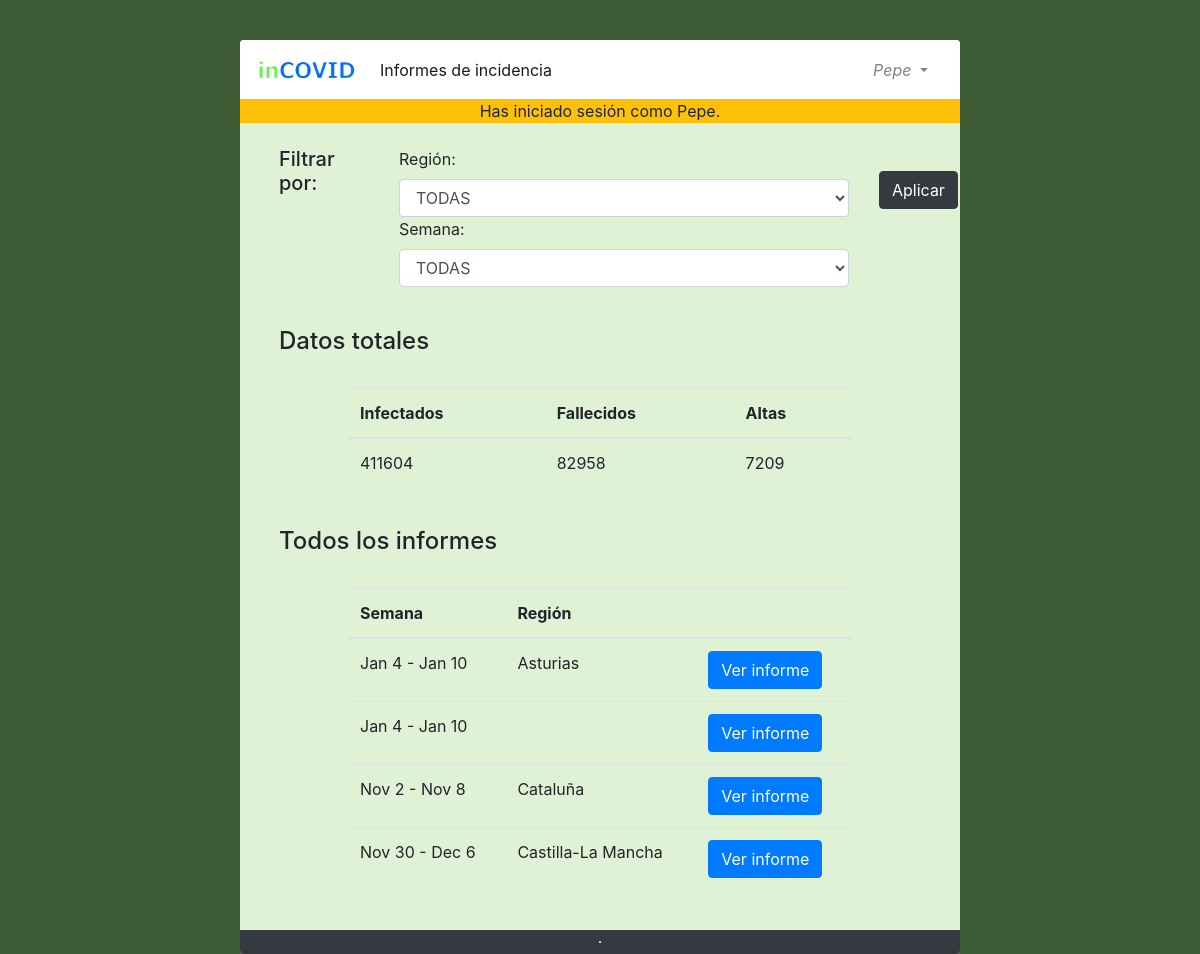
The app's page /index.php (signed in) with its own data.
### tables this page shows
CREATE TABLE `informes` (
  `id` int NOT NULL,
  `semana` varchar(100) NOT NULL,
  `region` varchar(50) NOT NULL,
  `nInfectados` int NOT NULL,
  `nFallecidos` int NOT NULL,
  `nAltas` int NOT NULL,
  `idautor` int NOT NULL
);

CREATE TABLE `regiones` (
  `id` int NOT NULL,
  `nombre` varchar(50) NOT NULL
);

### auxiliar/AccesoADatos.php (called while the page is built, shortened)
<?php
$dir = $_SERVER['PHP_SELF'];
if (substr($dir, -9) == 'index.php') {
    $ruta = '';
} else {
    $ruta = '../';
}
require_once $ruta . 'modelo/Informe.php';
class AccesoADatos {
    private static $conexion;
    public static function new() {
        self::$conexion = new mysqli(Variables::$HOST, Variables::$USUARIO, Variables::$PASS, Variables::$BD);
    }
    public static function getAllInformes() {
        $consulta = "SELECT * FROM informes";
        $informes = null;
        if ($resultado = self::$conexion->query($consulta)) {
            while ($fila = $resultado->fetch_assoc()) {
                $id = $fila['id'];
                $semana = $fila['semana'];
                $nInfectados = $fila['nInfectados'];
                $nFallecidos = $fila['nFallecidos'];
                $nAltas = $fila['nAltas'];
                $idAutor = $fila['idautor'];
                $region = $fila['region'];
                $consultaRegion = 'SELECT nombre FROM regiones WHERE id=' . $region;
                $resultadoRegion = self::$conexion->query($consultaRegion);
                $fila = $resultadoRegion->fetch_assoc();
                $region = $fila['nombre'];
                $informes[] = new Informe($id, $semana, $region, $nInfectados, $nFallecidos, $nAltas, $idAutor);
            }
        }
        return $informes;
    }
}

### modelo/Informe.php (called while the page is built, shortened)
<?php
class Informe {
    private $semana;
    private $region;
    private $nInfectados;
    private $nFallecidos;
    private $nAltas;
    function __construct($id, $semana, $region, $nInfectados, $nFallecidos, $nAltas, $idAutor) {
        $this->semana = $semana;
        $this->region = $region;
        $this->nInfectados = $nInfectados;
        $this->nFallecidos = $nFallecidos;
        $this->nAltas = $nAltas;
    }
    function getSemana() {
        return $this->semana;
    }
    function getRegion() {
        return $this->region;
    }
    function getNInfectados() {
        return $this->nInfectados;
    }
    function getNFallecidos() {
        return $this->nFallecidos;
    }
    function getNAltas() {
        return $this->nAltas;
    }
}

### index.php (the view, shortened to what this page needs)
<!DOCTYPE html>
<html lang="es_ES">
    <head>
        <link rel="stylesheet" href="https://cdn.jsdelivr.net/npm/bootstrap@4.5.3/dist/css/bootstrap.min.css"
>
        <link rel="stylesheet" href="estilos/misEstilos.css">
    </head>
    <body>
        <div class="containter d-flex justify-content-center">
            <div class="row principal rounded">
                <?php
                include 'recursos/cabecera.php';
                require_once 'modelo/Informe.php';
                require_once 'auxiliar/AccesoADatos.php';
                $informes = AccesoADatos::getAllInformes();
                $infectados = 0;
                $fallecidos = 0;
                $altas = 0;
                if (is_array($informes)) {
                    for ($i = 0; $i < sizeof($informes); $i++) {
                        $infectados += $informes[$i]->getNInfectados();
                        $fallecidos += $informes[$i]->getNFallecidos();
                        $altas += $informes[$i]->getNAltas();
                    }
                } else {
                    ?>
                <div class="col-12 d-flex justify-content-center">
                    <p class="text-danger mt-4">No hay informes que coincidan con tu búsqueda.</p>
                </div>
                    <?php
                }
                ?>
                <div class="col-2 mt-4 ml-4">
                    <h5 class="h5">Filtrar por:</h5>
                </div>
                <div class="col-8 mt-4">
                    <form name="filtro" action="index.php" method="POST">
                        <div class="form-group">
                            <label for="filtroRegion">Región: </label>
                            <select class="form-control" name="filtroRegion">
                                <option value="TODAS">TODAS</option>
                            </select>
                            <label for="filtroSemana">Semana: </label>
                            <select class="form-control" name="filtroSemana">
                                <option value="TODAS">TODAS</option>
                            </select>
                        </div>
                </div>
                <div class="col-1 mt-5">
                    <input class="btn btn-dark" type="submit" name="filtrar" value="Aplicar">
                </div>
                <div class="col-12 mt-4 ml-4">
                    <h4 class="h4">Datos totales</h4>
                </div>
                <div class="col-12 mt-4 px-4 d-flex justify-content-center">
                    <table class="table table-hover w-75">
                        <thead>
                            <tr>
                                <th scope="col">Infectados</th>
                                <th scope="col">Fallecidos</th>
                                <th scope="col">Altas</th>
                            </tr>
                        </thead>
                        <tbody>
                            <tr>
                                <td><?php echo $infectados; ?></td>
                                <td><?php echo $fallecidos; ?></td>
                                <td><?php echo $altas; ?></td>
                            </tr>
                        </tbody>
                    </table>
                </div>
                <div class="col-12 mt-4 ml-4">
                    <h4 class="h4">Todos los informes</h4>
                </div>
                <div class="col-12 mt-4 px-4 d-flex justify-content-center">
                    <table class="table table-hover w-75">
                        <thead>
                            <tr>
                                <th scope="col">Semana</th>
                                <th scope="col">Región</th>
                                <th scope="col"></th>
                            </tr>
                        </thead>
                        <tbody>
                            <?php
                            if (is_array($informes)) {
                                for ($i = 0; $i < sizeof($informes); $i++) {
                                    ?>
                                    <tr>
                                        <td><?php echo $informes[$i]->getSemana(); ?></td>
                                        <td><?php echo $informes[$i]->getRegion(); ?></td>
                                        <td>
                                            <form name="verInforme" action="controladores/controladorInformes.php" method="POST">
                                                <input type="submit" class="btn btn-primary" name="verInforme" value="Ver informe">
                                            </form>
                                        </td>
                                    </tr>
                                    <?php
                                }
                            }
                            ?>
                        </tbody>
                    </table>
                </div>
                <?php include 'recursos/footer.php'; ?>
            </div>
        </div>
    </body>
</html>

### estilos/misEstilos.css (style rules this page uses)
body { background-color: #3e5c35; }
.principal { background-color: #dff2d5; }
@media (min-width: 767.98px) { .principal { width: 60%; margin-top: 5vh; } }

### records on screen
informes: semana "Jan 4 - Jan 10"
regiones: nombre "Asturias"
informes: semana "Jan 4 - Jan 10"
informes: semana "Nov 2 - Nov 8"
regiones: nombre "Cataluña"
informes: semana "Nov 30 - Dec 6"
regiones: nombre "Castilla-La Mancha"

### other values on screen
$usuarioIniciado->getNombre() "Pepe"
$_SESSION['mensaje'] "Has iniciado sesión como Pepe."
$infectados "411604"
$fallecidos "82958"
$altas "7209"
